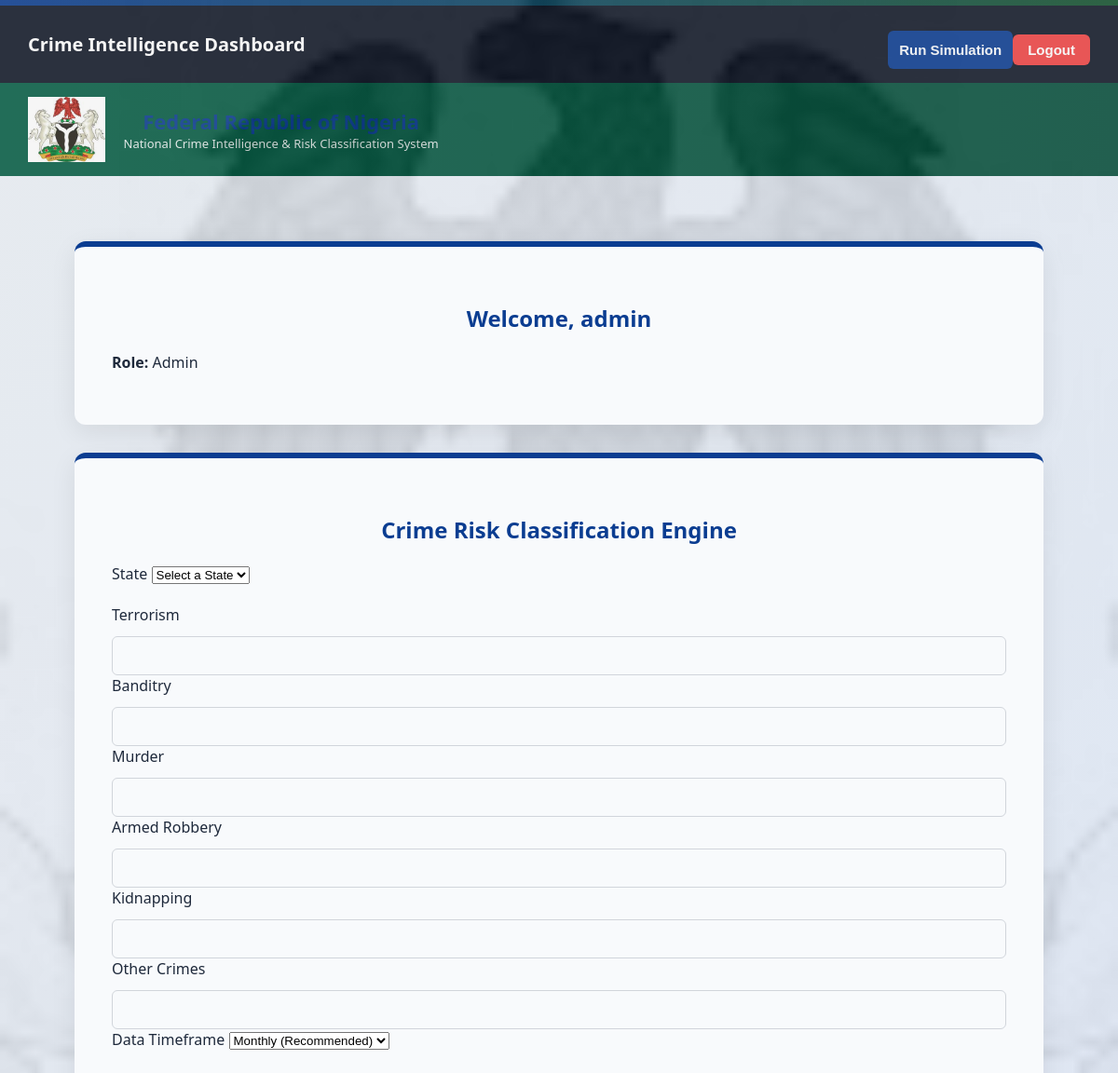
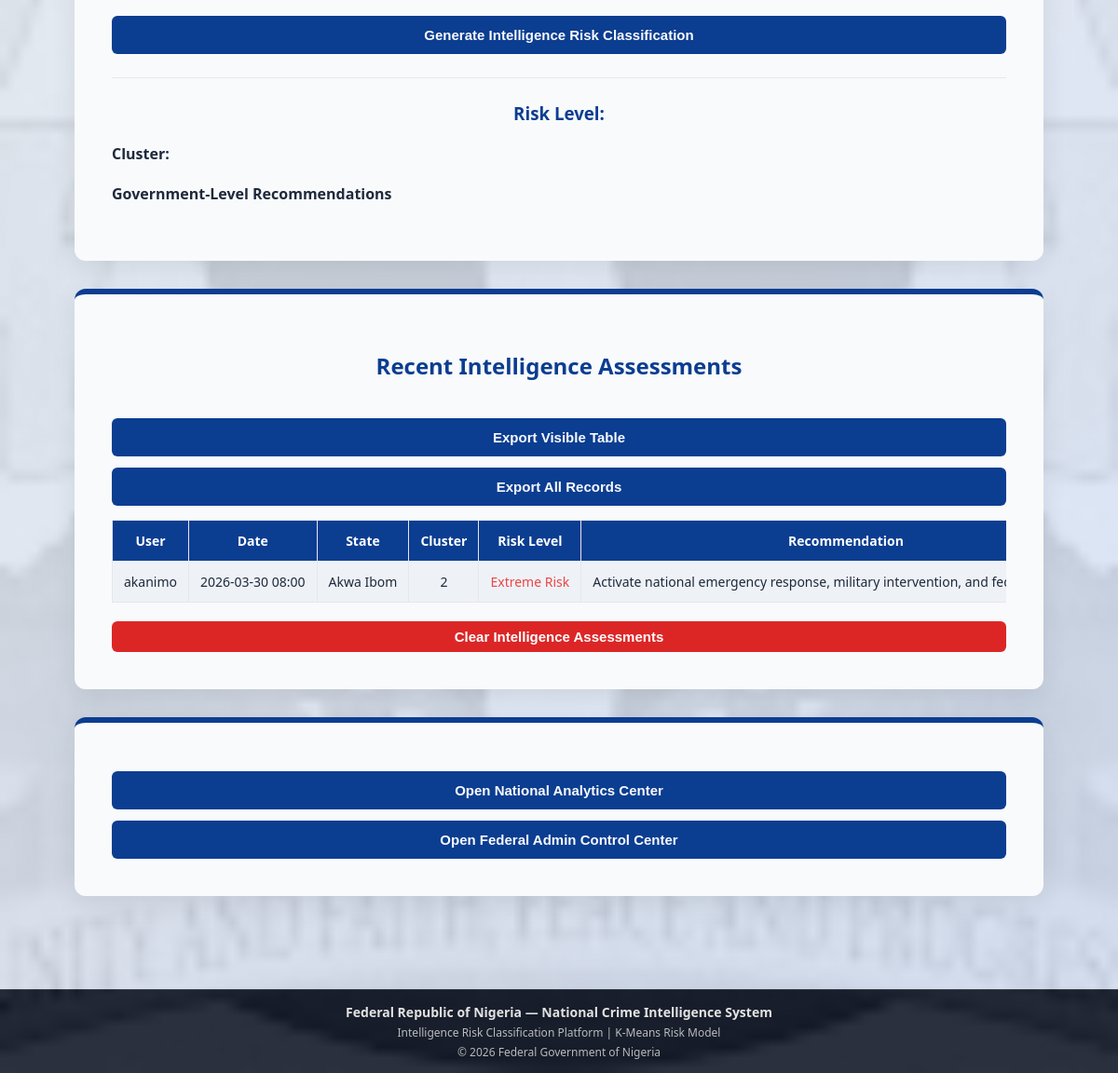
/dashboard (signed in), run on the app's committed database (2 pictures, top to bottom).
### models.py (models this page shows)
class User(Base):
    __tablename__ = "users"
    id = Column(Integer, primary_key=True, index=True)
    username = Column(String, unique=True, nullable=False)
    email = Column(String, unique=True, nullable=False)
    hashed_password = Column(String, nullable=False)
    role = Column(String, default="analyst")
    failed_attempts = Column(Integer, default=0)
    lock_until = Column(DateTime, nullable=True)
    reset_token = Column(String, nullable=True)
    reset_expiry = Column(DateTime, nullable=True)
    predictions = relationship("Prediction", back_populates="user")

class Prediction(Base):
    __tablename__ = "predictions"
    id = Column(Integer, primary_key=True, index=True)
    state = Column(String)
    Terrorism = Column(Float)
    Banditry = Column(Float)
    Murder = Column(Float)
    Armed_Robbery = Column(Float)
    Kidnapping = Column(Float)
    Other = Column(Float)
    cluster = Column(Integer)
    risk_level = Column(String)
    recommendation = Column(String, nullable=True)
    created_at = Column(DateTime, default=datetime.utcnow)
    user_id = Column(Integer, ForeignKey("users.id"))
    user = relationship("User", back_populates="predictions")

### main.py (the view)
@app.get("/dashboard")
def dashboard(
    request: Request,
    msg: str = None,
    user: models.User = Depends(get_current_user),
    db: Session = Depends(get_db)
):
    if user.role == "admin":
        history = (
        db.query(models.Prediction)
        .order_by(models.Prediction.created_at.desc())
        .all()
    )
    else:
        history = (
        db.query(models.Prediction)
        .filter(models.Prediction.user_id == user.id)
        .order_by(models.Prediction.created_at.desc())
        .all()
    )
    data = pd.read_csv("NIGERIA_2023_CRIME_WITH_CLUSTERS.csv")
    all_states = sorted(data["State"].unique().tolist())
    notification = None
    if msg == "cleared":
        notification = "All intelligence assessments have been cleared successfully."
    elif msg == "not_admin":
        notification = "Only administrators can clear intelligence assessments."
    return templates.TemplateResponse(
        "dashboard.html",
        {
            "request": request,
            "user": user,
            "history": history,
            "all_states": all_states,
            "notification": notification
        }
    )

### templates/dashboard.html (shortened to what this page needs)
<!DOCTYPE html>
<html>
<head>
    <link rel="stylesheet" href="/static/style.css">
</head>
<body>
<div class="top-bar">
    <div class="app-title">Crime Intelligence Dashboard</div>
    <div class="top-actions">
        <a href="/simulation">
    <button class="primary-btn">Run Simulation</button>
</a>
        <a href="/logout">
            <button class="logout-btn">Logout</button>
        </a>
    </div>
</div>
<div class="federal-header">
    <img src="/static/images/coat_of_arms.png" class="coat-logo">
    <div>
        <h1>Federal Republic of Nigeria</h1>
        <p>National Crime Intelligence & Risk Classification System</p>
    </div>
</div>
<div class="container">
    <div class="card">
        <h2>Welcome, {{ user.username }}</h2>
        <p><strong>Role:</strong> {{ user.role|capitalize }}</p>
    </div>
    <div class="card">
    <h2>Crime Risk Classification Engine</h2>
    <form method="post" action="/predict">
        <label>State</label>
        <select name="state" required>
            <option value="" disabled selected>Select a State</option>
        </select>
        <br><br>
        <label>Terrorism</label>
<input type="number" step="1" min="0" name="Terrorism" required>
<label>Banditry</label>
<input type="number" step="1" min="0" name="Banditry" required>
<label>Murder</label>
<input type="number" step="1" min="0" name="Murder" required>
<label>Armed Robbery</label>
<input type="number" step="1" min="0" name="Armed_Robbery" required>
<label>Kidnapping</label>
<input type="number" step="1" min="0" name="Kidnapping" required>
<label>Other Crimes</label>
<input type="number" step="1" min="0" name="Other" required>
<label>Data Timeframe</label>
<select name="timeframe" required>
    <option value="Monthly" selected>Monthly (Recommended)</option>
</select>
        <br><br>
        <button type="submit">Generate Intelligence Risk Classification</button>
    </form>
    {% if prediction is not none %}
<hr>
<h3>Risk Level: {{ risk_level }}</h3>
<p><strong>Cluster:</strong> {{ prediction }}</p>
<h4>Government-Level Recommendations</h4>
{% endif %}
</div>
    <div class="card">
       <h2>Recent Intelligence Assessments</h2>
        {% if history %}
          <div class="table-actions">
            <button onclick="exportTableToCSV()">
               Export Visible Table
            </button>
            {% if user.role == "admin" %}
    <a href="/export-csv">
            <button>Export All Records</button>
    </a>
    {% endif %}
</div>
        <table id="intelligenceTable">
            <tr>
                <th>User</th>
                <th>Date</th>
                <th>State</th>
                <th>Cluster</th>
                <th>Risk Level</th>
                <th>Recommendation</th>
            </tr>
            {% for record in history %}
            <tr>
                <td>{{ record.user.username }}</td>
                <td>{{ record.created_at.strftime("%Y-%m-%d %H:%M") }}</td>
                <td>{{ record.state }}</td>
                <td>{{ record.cluster }}</td>
                <td>
                    {% if record.risk_level == "Low Risk" %}
                        <span style="color:#22c55e;">{{ record.risk_level }}</span>
                    {% elif record.risk_level == "Moderate Risk" %}
                        <span style="color:#facc15;">{{ record.risk_level }}</span>
                    {% elif record.risk_level == "High Risk" %}
                        <span style="color:#f97316;">{{ record.risk_level }}</span>
                    {% elif record.risk_level == "Extreme Risk" %}
                        <span style="color:#ef4444;">{{ record.risk_level }}</span>
                    {% else %}
                        {{ record.risk_level }}
                    {% endif %}
                </td>
                <td>{{ record.recommendation }}</td>
            </tr>
            {% endfor %}
        </table>
        <form method="post" action="/clear-history">
    <button class="danger-btn">Clear Intelligence Assessments</button>
</form>
    {% else %}
        <p>No intelligence records available yet.</p>
    {% endif %}
</div>
    <div class="card">
        <a href="/analytics">
            <button>Open National Analytics Center</button>
        </a>
        {% if user.role == "admin" %}
        <a href="/admin">
            <button>Open Federal Admin Control Center</button>
        </a>
        {% endif %}
    </div>
</div>
{% include "footer.html" %}
</body>
</html>

### static/style.css (style rules this page uses)
* { box-sizing: border-box; }
body { font-family: "Segoe UI", Arial, sans-serif; background: linear-gradient(135deg, #eef2f7, #e0ecff); color: #1e293b; margin: 0; padding: 0; position: relative; }
body::before { content: ""; display: block; height: 6px; background: linear-gradient(to right, #0b3d91, #14532d); }
body::after { content: ""; position: fixed; inset: 0; background-image: url("/static/images/coat_of_arms.png"); background-repeat: no-repeat; background-position: center; background-size: cover; opacity: 0.15; filter: grayscale(100%) brightness(0.75); pointer-events: none; z-index: 0; }
.container { width: 90%; max-width: 1100px; margin: 50px auto; padding: 20px; }
.card { background: #f8fafc; padding: 40px; border-radius: 12px; margin-bottom: 30px; box-shadow: 0 8px 28px rgba(0, 0, 0, 0.08); border-top: 6px solid #0b3d91; width: 100%; max-width: 100%; overflow: hidden; position: relative; z-index: 1; }
h1, h2, h3 { color: #0b3d91; margin-bottom: 20px; text-align: center; }
input { padding: 12px; margin-top: 12px; width: 100%; border-radius: 6px; border: 1px solid #d1d5db; background: #f8fafc; font-size: 14px; transition: 0.3s ease; }
button { padding: 12px; margin-top: 20px; width: 100%; border-radius: 6px; border: none; background: #0b3d91; color: #f8fafc; font-weight: 600; font-size: 15px; cursor: pointer; transition: 0.3s ease; }
a button { margin-top: 12px; }
table { width: 100%; border-collapse: collapse; margin-top: 15px; font-size: 14px; }
th, td { padding: 12px; text-align: center; border: 1px solid #e5e7eb; }
th { background: #0b3d91; color: white; }
tr:nth-child(even) { background: #eef2f7; }
.card table { display: block; overflow-x: auto; white-space: nowrap; }
hr { border: none; height: 1px; background: #e5e7eb; margin: 25px 0; }
.federal-header { display: flex; align-items: center; gap: 20px; background: linear-gradient(to right, #065f46, #064e3b); color: white; padding: 15px 30px; }
.coat-logo { height: 70px; }
.federal-header h1 { margin: 0; font-size: 22px; }
.federal-header p { margin: 0; font-size: 13px; opacity: 0.9; }
.top-bar { width: 100%; display: flex; justify-content: space-between; align-items: center; padding: 15px 30px; background-color: #111827; color: white; }
.app-title { font-size: 20px; font-weight: bold; }
.top-actions { display: flex; align-items: center; }
.logout-btn { background-color: #ef4444; color: white; border: none; padding: 8px 16px; border-radius: 6px; cursor: pointer; }
.danger-btn { background-color: #dc2626; color: white; padding: 8px 14px; border: none; border-radius: 6px; cursor: pointer; }

### data on the page
User: username "admin", role "Admin"
Prediction: user.username "akanimo", created_at "2026-03-30 08:00", state "Akwa Ibom", cluster "2", risk_level "Extreme Risk", recommendation "Activate national emergency response, military intervention, and…"
